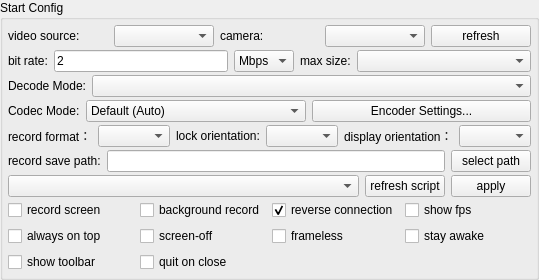
       <widget class="QGroupBox" name="configGroupBox">
        <property name="sizePolicy">
         <sizepolicy hsizetype="Preferred" vsizetype="Preferred">
          <horstretch>0</horstretch>
          <verstretch>0</verstretch>
         </sizepolicy>
        </property>
        <property name="title">
         <string>Start Config</string>
        </property>
        <layout class="QVBoxLayout" name="verticalLayout_3">
         <property name="spacing">
          <number>3</number>
         </property>
         <property name="leftMargin">
          <number>5</number>
         </property>
         <property name="topMargin">
          <number>5</number>
         </property>
         <property name="rightMargin">
          <number>5</number>
         </property>
         <property name="bottomMargin">
          <number>5</number>
         </property>
         <item>
          <widget class="QWidget" name="videoSourceWidget" native="true">
           <layout class="QHBoxLayout" name="videoSourceLayout">
            <property name="leftMargin">
             <number>0</number>
            </property>
            <property name="topMargin">
             <number>0</number>
            </property>
            <property name="rightMargin">
             <number>0</number>
            </property>
            <property name="bottomMargin">
             <number>0</number>
            </property>
            <item>
             <widget class="QLabel" name="videoSourceLabel">
              <property name="text">
               <string>video source:</string>
              </property>
             </widget>
            </item>
            <item>
             <widget class="QComboBox" name="videoSourceBox"/>
            </item>
            <item>
             <widget class="QLabel" name="cameraFacingLabel">
              <property name="text">
               <string>camera:</string>
              </property>
             </widget>
            </item>
            <item>
             <widget class="QComboBox" name="cameraFacingBox"/>
            </item>
            <item>
             <widget class="QPushButton" name="refreshCameraBtn">
              <property name="text">
               <string>refresh</string>
              </property>
             </widget>
            </item>
           </layout>
          </widget>
         </item>
         <item>
          <widget class="QWidget" name="configWidget1" native="true">
           <property name="sizePolicy">
            <sizepolicy hsizetype="Preferred" vsizetype="Preferred">
             <horstretch>0</horstretch>
             <verstretch>0</verstretch>
            </sizepolicy>
           </property>
           <layout class="QHBoxLayout" name="horizontalLayout_5">
            <property name="leftMargin">
             <number>0</number>
            </property>
            <property name="topMargin">
             <number>0</number>
            </property>
            <property name="rightMargin">
             <number>0</number>
            </property>
            <property name="bottomMargin">
             <number>0</number>
            </property>
            <item>
             <widget class="QLabel" name="label_3">
              <property name="sizePolicy">
               <sizepolicy hsizetype="Maximum" vsizetype="Preferred">
                <horstretch>0</horstretch>
                <verstretch>0</verstretch>
               </sizepolicy>
              </property>
              <property name="text">
               <string>bit rate:</string>
              </property>
             </widget>
            </item>
            <item>
             <widget class="QLineEdit" name="bitRateEdit">
              <property name="sizePolicy">
               <sizepolicy hsizetype="Preferred" vsizetype="Preferred">
                <horstretch>0</horstretch>
                <verstretch>0</verstretch>
               </sizepolicy>
              </property>
              <property name="text">
               <string notr="true">2</string>
              </property>
             </widget>
            </item>
            <item>
             <widget class="QComboBox" name="bitRateBox">
              <property name="sizePolicy">
               <sizepolicy hsizetype="Maximum" vsizetype="Preferred">
                <horstretch>0</horstretch>
                <verstretch>0</verstretch>
               </sizepolicy>
              </property>
              <property name="toolTip">
               <string/>
              </property>
              <property name="currentText">
               <string notr="true">Mbps</string>
              </property>
              <item>
               <property name="text">
                <string notr="true">Mbps</string>
               </property>
              </item>
              <item>
               <property name="text">
                <string notr="true">Kbps</string>
               </property>
              </item>
             </widget>
            </item>
            <item>
             <widget class="QLabel" name="label_4">
              <property name="sizePolicy">
               <sizepolicy hsizetype="Maximum" vsizetype="Preferred">
                <horstretch>0</horstretch>
                <verstretch>0</verstretch>
               </sizepolicy>
              </property>
              <property name="text">
               <string>max size:</string>
              </property>
             </widget>
            </item>
            <item>
             <widget class="QComboBox" name="maxSizeBox">
              <property name="sizePolicy">
               <sizepolicy hsizetype="Preferred" vsizetype="Preferred">
                <horstretch>0</horstretch>
                <verstretch>0</verstretch>
               </sizepolicy>
              </property>
              <property name="toolTip">
               <string/>
              </property>
             </widget>
            </item>
           </layout>
          </widget>
         </item>
         <item>
          <widget class="QWidget" name="configWidget6" native="true">
           <property name="sizePolicy">
            <sizepolicy hsizetype="Preferred" vsizetype="Preferred">
             <horstretch>0</horstretch>
             <verstretch>0</verstretch>
            </sizepolicy>
           </property>
           <layout class="QHBoxLayout" name="horizontalLayout_14">
            <property name="leftMargin">
             <number>0</number>
            </property>
            <property name="topMargin">
             <number>0</number>
            </property>
            <property name="rightMargin">
             <number>0</number>
            </property>
            <property name="bottomMargin">
             <number>0</number>
            </property>
            <item>
             <widget class="QLabel" name="decodeModeLabel">
              <property name="sizePolicy">
               <sizepolicy hsizetype="Maximum" vsizetype="Preferred">
                <horstretch>0</horstretch>
                <verstretch>0</verstretch>
               </sizepolicy>
              </property>
              <property name="text">
               <string>Decode Mode:</string>
              </property>
             </widget>
            </item>
            <item>
             <widget class="QComboBox" name="decodeModeBox">
              <property name="sizePolicy">
               <sizepolicy hsizetype="MinimumExpanding" vsizetype="Preferred">
                <horstretch>0</horstretch>
                <verstretch>0</verstretch>
               </sizepolicy>
              </property>
              <property name="toolTip">
               <string>FFmpeg: better compatibility; VideoToolbox: Apple Silicon only</string>
              </property>
             </widget>
            </item>
           </layout>
          </widget>
         </item>
         <item>
          <widget class="QWidget" name="configWidgetCodec" native="true">
           <property name="sizePolicy">
            <sizepolicy hsizetype="Preferred" vsizetype="Preferred">
             <horstretch>0</horstretch>
             <verstretch>0</verstretch>
            </sizepolicy>
           </property>
           <layout class="QHBoxLayout" name="horizontalLayout_codec">
            <property name="leftMargin">
             <number>0</number>
            </property>
            <property name="topMargin">
             <number>0</number>
            </property>
            <property name="rightMargin">
             <number>0</number>
            </property>
            <property name="bottomMargin">
             <number>0</number>
            </property>
            <item>
             <widget class="QLabel" name="label_codecMode">
              <property name="sizePolicy">
               <sizepolicy hsizetype="Maximum" vsizetype="Preferred">
                <horstretch>0</horstretch>
                <verstretch>0</verstretch>
               </sizepolicy>
              </property>
              <property name="text">
               <string>Codec Mode:</string>
              </property>
             </widget>
            </item>
            <item>
             <widget class="QComboBox" name="codecModeBox">
              <property name="sizePolicy">
               <sizepolicy hsizetype="Preferred" vsizetype="Preferred">
                <horstretch>0</horstretch>
                <verstretch>0</verstretch>
               </sizepolicy>
              </property>
              <property name="toolTip">
               <string>Encoder selection: Default uses system auto-select; presets enable vendor-specific tuning.</string>
              </property>
              <item>
               <property name="text">
                <string>Default (Auto)</string>
               </property>
              </item>
             </widget>
            </item>
            <item>
             <widget class="QPushButton" name="presetConfigBtn">
              <property name="toolTip">
               <string>Open encoder advanced settings: optimization levels for visual quality and performance.</string>
              </property>
              <property name="text">
               <string>Encoder Settings...</string>
              </property>
             </widget>
            </item>
           </layout>
          </widget>
         </item>
         <item>
          <widget class="QWidget" name="configWidget5" native="true">
           <property name="sizePolicy">
            <sizepolicy hsizetype="Preferred" vsizetype="Preferred">
             <horstretch>0</horstretch>
             <verstretch>0</verstretch>
            </sizepolicy>
           </property>
           <layout class="QHBoxLayout" name="horizontalLayout_7">
            <property name="leftMargin">
             <number>0</number>
            </property>
            <property name="topMargin">
             <number>0</number>
            </property>
            <property name="rightMargin">
             <number>0</number>
            </property>
            <property name="bottomMargin">
             <number>0</number>
            </property>
            <item>
             <widget class="QLabel" name="label_6">
              <property name="sizePolicy">
               <sizepolicy hsizetype="Maximum" vsizetype="Preferred">
                <horstretch>0</horstretch>
                <verstretch>0</verstretch>
               </sizepolicy>
              </property>
              <property name="text">
               <string>record format：</string>
              </property>
             </widget>
            </item>
            <item>
             <widget class="QComboBox" name="formatBox">
              <property name="sizePolicy">
               <sizepolicy hsizetype="Preferred" vsizetype="Preferred">
                <horstretch>0</horstretch>
                <verstretch>0</verstretch>
               </sizepolicy>
              </property>
             </widget>
            </item>
            <item>
             <widget class="QLabel" name="label_8">
              <property name="sizePolicy">
               <sizepolicy hsizetype="Maximum" vsizetype="Preferred">
                <horstretch>0</horstretch>
                <verstretch>0</verstretch>
               </sizepolicy>
              </property>
              <property name="text">
               <string>lock orientation:</string>
              </property>
             </widget>
            </item>
            <item>
             <widget class="QComboBox" name="lockOrientationBox">
              <property name="sizePolicy">
               <sizepolicy hsizetype="Preferred" vsizetype="Preferred">
                <horstretch>0</horstretch>
                <verstretch>0</verstretch>
               </sizepolicy>
              </property>
             </widget>
            </item>
            <item>
             <widget class="QLabel" name="label_displayOrientation">
              <property name="sizePolicy">
               <sizepolicy hsizetype="Maximum" vsizetype="Preferred">
                <horstretch>0</horstretch>
                <verstretch>0</verstretch>
               </sizepolicy>
              </property>
              <property name="toolTip">
               <string>Host-side display mode: only rotates the mirroring window, the phone is unchanged.</string>
              </property>
              <property name="text">
               <string>display orientation：</string>
              </property>
             </widget>
            </item>
            <item>
             <widget class="QComboBox" name="displayOrientationBox">
              <property name="sizePolicy">
               <sizepolicy hsizetype="Preferred" vsizetype="Preferred">
                <horstretch>0</horstretch>
                <verstretch>0</verstretch>
               </sizepolicy>
              </property>
              <property name="toolTip">
               <string>Host-side display mode: only rotates the mirroring window, the phone is unchanged.</string>
              </property>
             </widget>
            </item>
           </layout>
          </widget>
         </item>
         <item>
          <widget class="QWidget" name="configWidget2" native="true">
           <property name="sizePolicy">
            <sizepolicy hsizetype="Preferred" vsizetype="Preferred">
             <horstretch>0</horstretch>
             <verstretch>0</verstretch>
            </sizepolicy>
           </property>
           <layout class="QHBoxLayout" name="horizontalLayout_6">
            <property name="leftMargin">
             <number>0</number>
            </property>
            <property name="topMargin">
             <number>0</number>
            </property>
            <property name="rightMargin">
             <number>0</number>
            </property>
            <property name="bottomMargin">
             <number>0</number>
            </property>
            <item>
             <widget class="QLabel" name="label_5">
              <property name="sizePolicy">
               <sizepolicy hsizetype="Preferred" vsizetype="Preferred">
                <horstretch>0</horstretch>
                <verstretch>0</verstretch>
               </sizepolicy>
              </property>
              <property name="text">
               <string>record save path:</string>
              </property>
              <property name="buddy">
               <cstring>recordPathEdt</cstring>
              </property>
             </widget>
            </item>
            <item>
             <widget class="QLineEdit" name="recordPathEdt">
              <property name="sizePolicy">
               <sizepolicy hsizetype="MinimumExpanding" vsizetype="Preferred">
                <horstretch>0</horstretch>
                <verstretch>0</verstretch>
               </sizepolicy>
              </property>
              <property name="readOnly">
               <bool>true</bool>
              </property>
             </widget>
            </item>
            <item>
             <widget class="QPushButton" name="selectRecordPathBtn">
              <property name="sizePolicy">
               <sizepolicy hsizetype="Preferred" vsizetype="Preferred">
                <horstretch>0</horstretch>
                <verstretch>0</verstretch>
               </sizepolicy>
              </property>
              <property name="text">
               <string>select path</string>
              </property>
              <property name="autoDefault">
               <bool>false</bool>
              </property>
             </widget>
            </item>
           </layout>
          </widget>
         </item>
         <item>
          <widget class="QWidget" name="configWidget4" native="true">
           <property name="sizePolicy">
            <sizepolicy hsizetype="Preferred" vsizetype="Preferred">
             <horstretch>0</horstretch>
             <verstretch>0</verstretch>
            </sizepolicy>
           </property>
           <layout class="QHBoxLayout" name="horizontalLayout_8">
            <property name="leftMargin">
             <number>0</number>
            </property>
            <property name="topMargin">
             <number>0</number>
            </property>
            <property name="rightMargin">
             <number>0</number>
            </property>
            <property name="bottomMargin">
             <number>0</number>
            </property>
            <item>
             <widget class="QComboBox" name="gameBox">
              <property name="sizePolicy">
               <sizepolicy hsizetype="MinimumExpanding" vsizetype="Preferred">
                <horstretch>0</horstretch>
                <verstretch>0</verstretch>
               </sizepolicy>
              </property>
             </widget>
            </item>
            <item>
             <widget class="QPushButton" name="refreshGameScriptBtn">
              <property name="sizePolicy">
               <sizepolicy hsizetype="Preferred" vsizetype="Preferred">
                <horstretch>0</horstretch>
                <verstretch>0</verstretch>
               </sizepolicy>
              </property>
              <property name="text">
               <string>refresh script</string>
              </property>
             </widget>
            </item>
            <item>
             <widget class="QPushButton" name="applyScriptBtn">
              <property name="sizePolicy">
               <sizepolicy hsizetype="Preferred" vsizetype="Preferred">
                <horstretch>0</horstretch>
                <verstretch>0</verstretch>
               </sizepolicy>
              </property>
              <property name="text">
               <string>apply</string>
              </property>
             </widget>
            </item>
           </layout>
          </widget>
         </item>
         <item>
          <widget class="QWidget" name="configWidget3" native="true">
           <property name="sizePolicy">
            <sizepolicy hsizetype="Preferred" vsizetype="Preferred">
             <horstretch>0</horstretch>
             <verstretch>0</verstretch>
            </sizepolicy>
           </property>
           <layout class="QGridLayout" name="gridLayout">
            <property name="leftMargin">
             <number>0</number>
            </property>
            <property name="topMargin">
             <number>0</number>
            </property>
            <property name="rightMargin">
             <number>0</number>
            </property>
            <property name="bottomMargin">
             <number>0</number>
            </property>
            <item row="0" column="4">
             <widget class="QCheckBox" name="fpsCheck">
              <property name="sizePolicy">
               <sizepolicy hsizetype="Preferred" vsizetype="Preferred">
                <horstretch>0</horstretch>
                <verstretch>0</verstretch>
               </sizepolicy>
              </property>
              <property name="text">
               <string>show fps</string>
              </property>
             </widget>
            </item>
            <item row="0" column="1">
             <widget class="QCheckBox" name="notDisplayCheck">
              <property name="sizePolicy">
               <sizepolicy hsizetype="Preferred" vsizetype="Preferred">
                <horstretch>0</horstretch>
                <verstretch>0</verstretch>
               </sizepolicy>
              </property>
              <property name="text">
               <string>background record</string>
              </property>
              <property name="checkable">
               <bool>false</bool>
              </property>
             </widget>
            </item>
            <item row="1" column="0">
             <widget class="QCheckBox" name="alwaysTopCheck">
              <property name="sizePolicy">
               <sizepolicy hsizetype="Preferred" vsizetype="Preferred">
                <horstretch>0</horstretch>
                <verstretch>0</verstretch>
               </sizepolicy>
              </property>
              <property name="text">
               <string>always on top</string>
              </property>
              <property name="checked">
               <bool>false</bool>
              </property>
             </widget>
            </item>
            <item row="0" column="0">
             <widget class="QCheckBox" name="recordScreenCheck">
              <property name="sizePolicy">
               <sizepolicy hsizetype="Preferred" vsizetype="Preferred">
                <horstretch>0</horstretch>
                <verstretch>0</verstretch>
               </sizepolicy>
              </property>
              <property name="text">
               <string>record screen</string>
              </property>
             </widget>
            </item>
            <item row="0" column="3">
             <widget class="QCheckBox" name="useReverseCheck">
              <property name="sizePolicy">
               <sizepolicy hsizetype="Preferred" vsizetype="Preferred">
                <horstretch>0</horstretch>
                <verstretch>0</verstretch>
               </sizepolicy>
              </property>
              <property name="text">
               <string>reverse connection</string>
              </property>
              <property name="checked">
               <bool>true</bool>
              </property>
             </widget>
            </item>
            <item row="1" column="1">
             <widget class="QCheckBox" name="closeScreenCheck">
              <property name="sizePolicy">
               <sizepolicy hsizetype="Preferred" vsizetype="Preferred">
                <horstretch>0</horstretch>
                <verstretch>0</verstretch>
               </sizepolicy>
              </property>
              <property name="text">
               <string>screen-off</string>
              </property>
             </widget>
            </item>
            <item row="1" column="3">
             <widget class="QCheckBox" name="framelessCheck">
              <property name="sizePolicy">
               <sizepolicy hsizetype="Preferred" vsizetype="Preferred">
                <horstretch>0</horstretch>
                <verstretch>0</verstretch>
               </sizepolicy>
              </property>
              <property name="text">
               <string>frameless</string>
              </property>
             </widget>
            </item>
            <item row="1" column="4">
             <widget class="QCheckBox" name="stayAwakeCheck">
              <property name="sizePolicy">
               <sizepolicy hsizetype="Preferred" vsizetype="Preferred">
                <horstretch>0</horstretch>
                <verstretch>0</verstretch>
               </sizepolicy>
              </property>
              <property name="text">
               <string>stay awake</string>
              </property>
             </widget>
            </item>
            <item row="2" column="0">
             <widget class="QCheckBox" name="showToolbar">
              <property name="text">
               <string>show toolbar</string>
              </property>
             </widget>
            </item>
            <item row="2" column="1">
             <widget class="QCheckBox" name="quitOnCloseCheck">
              <property name="toolTip">
               <string>Quit the app when the window is closed instead of hiding it to the system tray</string>
              </property>
              <property name="text">
               <string>quit on close</string>
              </property>
             </widget>
            </item>
           </layout>
          </widget>
         </item>
        </layout>
       </widget>
